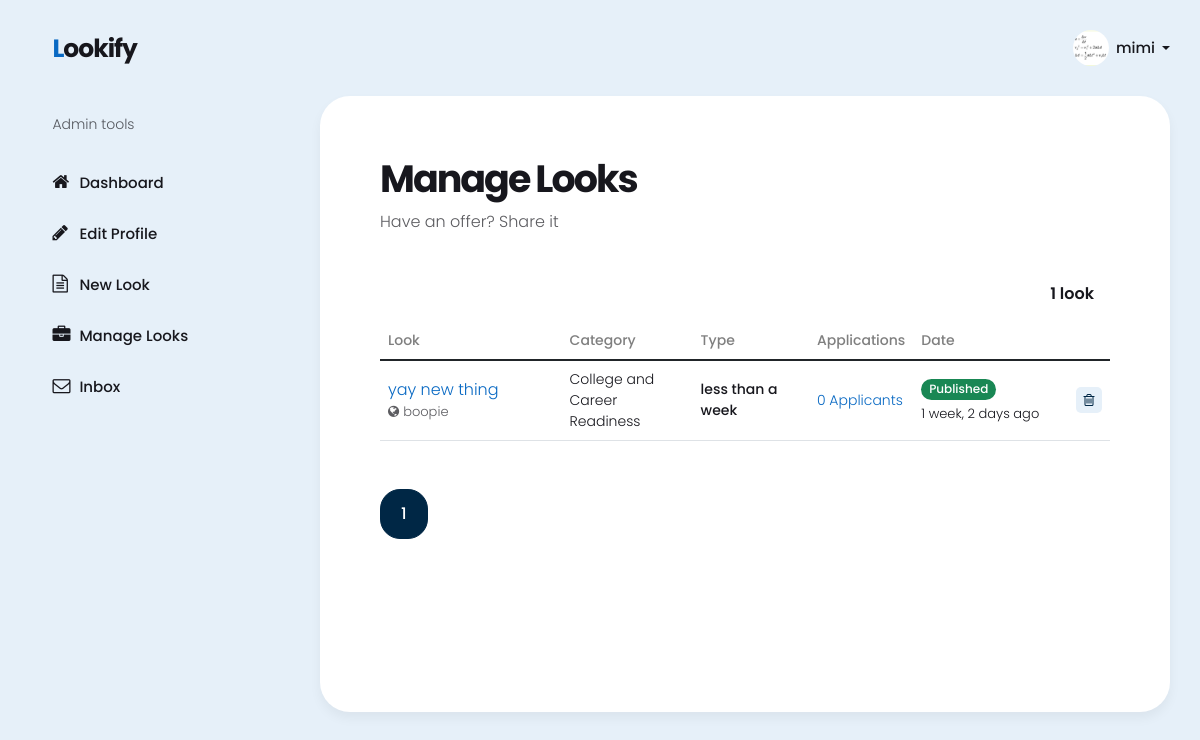
Page /dashboard/manage (signed in) on the committed database.
### users/models.py (models this page shows, shortened)
class CustomUser(AbstractUser):
    USER_TYPE_CHOICES = [
        ('individual', 'Individual'),
        ('organization', 'Organization'),
    ]
    user_type = models.CharField(max_length=20, choices=USER_TYPE_CHOICES, default='individual')
    def __str__(self):
        return self.username

class OrganizationProfile(models.Model):
    user = models.OneToOneField(CustomUser, on_delete=models.CASCADE)
    organization_name = models.CharField(max_length=50, default="N/A")
    background = models.ImageField(default="default.jpg", upload_to="profile_background")
    avatar = models.ImageField(default='default.jpg', upload_to='profile_images')
    phone = models.CharField(max_length=50, blank=True)
    email = models.EmailField(max_length=75, blank=True)
    about = models.TextField()
    full_address = models.TextField(default='N/A')
    website = models.URLField(blank=True)
    domain = models.CharField(max_length=70, default="N/A")
    keywords = TaggableManager()

### opportunity/models.py (models this page shows, shortened)
class Opportunity(models.Model):
    CATEGORY_CHOICES = [
        ('academic_enrichment', 'Academic Enrichment'),
        ('extracurricular_activities', 'Extracurricular Activities'),
        ('stem', 'STEM'),
        ('internships_work_experience', 'Internships and Work Experience'),
        ('community_service_volunteering', 'Community Service and Volunteering'),
        ('leadership_development', 'Leadership Development'),
        ('college_career_readiness', 'College and Career Readiness'),
        ('personal_development', 'Personal Development'),
        ('cultural_global_awareness', 'Cultural and Global Awareness'),
        ('health_wellness', 'Health and Wellness'),
        ('arts_creativity', 'The Arts and Creativity'),
    ]
    LENGTH_CHOICES = [
        ('less_than_a_week', 'Less than a week'),
        ('one_week_to_four', '1-4 weeks'),
        ('one_month_to_three', '1-3 months'),
        ('three_month_to_six', '3-6 months'),
        ('six_month_plus', '6+ months'),
    ]
    user = models.ForeignKey(settings.AUTH_USER_MODEL, on_delete=models.CASCADE)
    title = models.CharField(max_length=100)
    description = models.TextField()
    location = models.CharField(max_length=50, default="New York, NY")
    category = models.CharField(max_length=50, choices=CATEGORY_CHOICES, default='academic_enrichment')
    background = models.ImageField(default='default.jpg', upload_to='background_images')
    responsibilities = models.TextField(default="Add responsibilities for this responsibility")
    grade = models.CharField(max_length=35, default="10th Grade")
    length = models.CharField(max_length=50, choices=LENGTH_CHOICES, default='less_than_a_week')
    pub_date = models.DateTimeField(auto_now_add=True)
    updated_date = models.DateTimeField(auto_now=True)
    like = models.BooleanField(default=False)
    slug = models.SlugField(unique=True, max_length=100)
    num_applications = models.IntegerField(default=0)
    tags = TaggableManager()
    visits = models.IntegerField(default = 0)

### dashboard/views.py (the view)
# urls.py: path("manage", views.opportunity_manager, name="opportunity-manager"),
@login_required
def opportunity_manager(request):
    opps = Opportunity.objects.filter(user=request.user)
    count = opps.count()
    page_number = request.GET.get('page', 1)
    page = Paginator(opps, 10)
    page_obj = page.get_page(page_number)
    context = {
        'posts': opps,
        "count": count,
        'page_number': page_obj
    }
    if request.user.user_type == 'individual':
        return render(request, 'dashboard/dashboard-manage-looks.html', context)
    else:
        return render(request, 'dashboard/org-dashboard-manage-looks.html', context)

### templates/dashboard/org-dashboard-manage-looks.html (shortened to what this page needs)
{% extends 'dashboard/org-dashboard_base.html' %}
{% block content %}
<div class="pxp-dashboard-content-details">
    <h1>Manage Looks</h1>
    <p class="pxp-text-light">Have an offer? Share it</p>
    <div class="mt-4 mt-lg-5">
        <div class="row justify-content-between align-content-center">
            <div class="col-auto order-2 order-sm-1">
            </div>
            <div class="col-auto order-1 order-sm-2">
                <div class="pxp-company-dashboard-jobs-search mb-3">
                    {% if count == 1%}
                    <div class="pxp-company-dashboard-jobs-search-results me-3"> {{count}} look</div>
                    {% else %}
                    <div class="pxp-company-dashboard-jobs-search-results me-3"> {{count}} looks</div>
                    {% endif %}
                </div>
            </div>
        </div>
        <div class="table-responsive">
            <table class="table table-hover align-middle">
                <thead>
                    <tr>
                        <th style="width: 25%;">Look</th>
                        <th style="width: 18%;">Category</th>
                        <th style="width: 16%;">Type</th>
                        <th style="width: 14%;">Applications</th>
                        <th style="width: 20%">Date</th>
                        <th style="width: 7%">&nbsp;</th>
                    </tr>
                </thead>
                <tbody>
                    {% for post in posts %}
                    <tr>
                        <td>
                            <a href="{% url 'post-detail' pk=post.pk%}">
                                <div class="pxp-company-dashboard-jon-title">{{post.title}}</div>
                                <div class="pxp-company-dashboard-job-location"><span class="fa fa-globe me-1"></span>{{post.location}}</div>
                            </a>
                        </td>
                        <td><div class="pxp-company-dashboard-job-category">{{post.get_category_display}}</div></td>
                        <td><div class="pxp-company-dashboard-job-type">less than a week</div></td>
                        <td><a href="{% url 'manage-application-list' pk=post.pk %}" class="pxp-company-dashboard-job-applications">
                           {{post.num_applications}} Applicants</a></td>
                        <td>
                            <div class="pxp-company-dashboard-job-status"><span class="badge rounded-pill bg-success">Published</span></div>
                            <div class="pxp-company-dashboard-job-date mt-1">{{post.pub_date|timesince}} ago</div>
                        </td>
                        <td>
                            <div class="pxp-dashboard-table-options">
                                <ul class="list-unstyled">
                                    <form method='POST' action="{% url 'delete-opportunity' pk=post.pk%}">
                                    <li><button onclick="return confirm('Are you sure?')" title="Delete"><span class="fa fa-trash-o"></span></button></li>
                                    </form>
                                </ul>
                            </div>
                        </td>
                    </tr>
                    {% endfor %}
                </tbody>
            </table>
            <div class="row mt-4 mt-lg-5 justify-content-between align-items-center">
                <div class="col-auto">
                    <nav class="mt-3 mt-sm-0" aria-label="Jobs list pagination">
                        <ul class="pagination pxp-pagination">
                                    <li class="page-item active"><a class="page-link" >{{ page_number.number }}</a></li>
                        </ul>
                    </nav>
                </div>
            </div>
        </div>
    </div>
</div>
{% endblock content%}

### templates/dashboard/org-dashboard_base.html (shortened to what this page needs)
<!doctype html>
<html lang="en" class="pxp-root">
    <head>
        {% load static %}
        <link rel="stylesheet" href="//cdn.jsdelivr.net/npm/alertifyjs@1.13.1/build/css/alertify.min.css"/>
        <link rel="stylesheet" href="//cdn.jsdelivr.net/npm/alertifyjs@1.13.1/build/css/themes/bootstrap.min.css"/>
        <link href="/static/css/bootstrap.min.css" rel="stylesheet">
        <link rel="stylesheet" href="/static/css/font-awesome.min.css">
        <link rel="stylesheet" href="/static/css/owl.carousel.min.css">
        <link rel="stylesheet" href="/static/css/owl.theme.default.min.css">
        <link rel="stylesheet" href="/static/css/animate.css">
        <link rel="stylesheet" href="/static/css/style.css">
        <link rel="stylesheet" href="/static/css/tagsinput.css">
    </head>
    <body style="background-color: var(--pxpMainColorLight);">
        <div class="pxp-dashboard-side-panel d-none d-lg-block">
            <div class="pxp-logo">
                <a href="{% url 'users-home' %}" class="pxp-animate"><span style="color: var(--pxpMainColor)">L</span>ookify</a>
            </div>
            <nav class="mt-3 mt-lg-4 d-flex justify-content-between flex-column pb-100">
                <div class="pxp-dashboard-side-label">Admin tools</div>
                <ul class="list-unstyled">
                    <li><a href="{% url 'user-dash' %}"><span class="fa fa-home"></span>Dashboard</a></li>
                    <li><a href="{% url 'update-org-profile' %}"><span class="fa fa-pencil"></span>Edit Profile</a></li>
                    <li><a href="{% url 'create-opp' %}"><span class="fa fa-file-text-o"></span>New Look</a></li>
                    <li><a href="{% url 'opportunity-manager' %}"><span class="fa fa-briefcase"></span>Manage Looks</a></li>
                    <li><a href="{% url 'inbox' %}"><span class="fa fa-envelope-o"></span>Inbox</a></li>
                </ul>
            </nav>
        </div>
        <div class="pxp-dashboard-content">
            <div id="org_dash" class="pxp-dashboard-content-header pxp-is-candidate">
                <nav class="pxp-user-nav pxp-on-light">
                    <div class="dropdown pxp-user-nav-dropdown">
                        <a role="button" class="dropdown-toggle" data-bs-toggle="dropdown">
                            <div class="pxp-user-nav-avatar pxp-cover" style="background-image: url({{ user.organizationprofile.avatar.url }});"></div>
                            <div class="pxp-user-nav-name d-none d-md-block">{{user}}</div>
                        </a>
                    </div>
                </nav>
            </div>
            {% block content %} {% endblock %}
        </div>
    </body>
</html>

### rows in the picture
CustomUser: organizationprofile.avatar (picture), username "mimi"
Opportunity: title "yay new thing", location "boopie", category "College and Career Readiness", num_applications "0", pub_date "1 week, 2 days"

### other values in the picture
{{ count }} "1"
{{ page_number.number }} "1"
